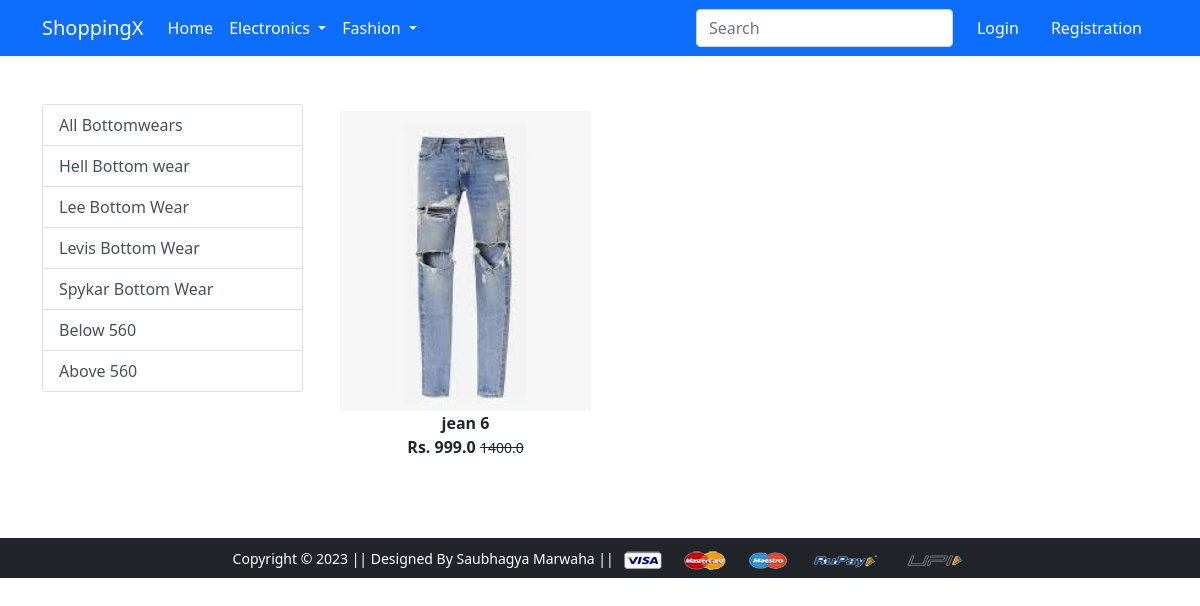
The page /bottomwear/levis on the database as committed earlier.
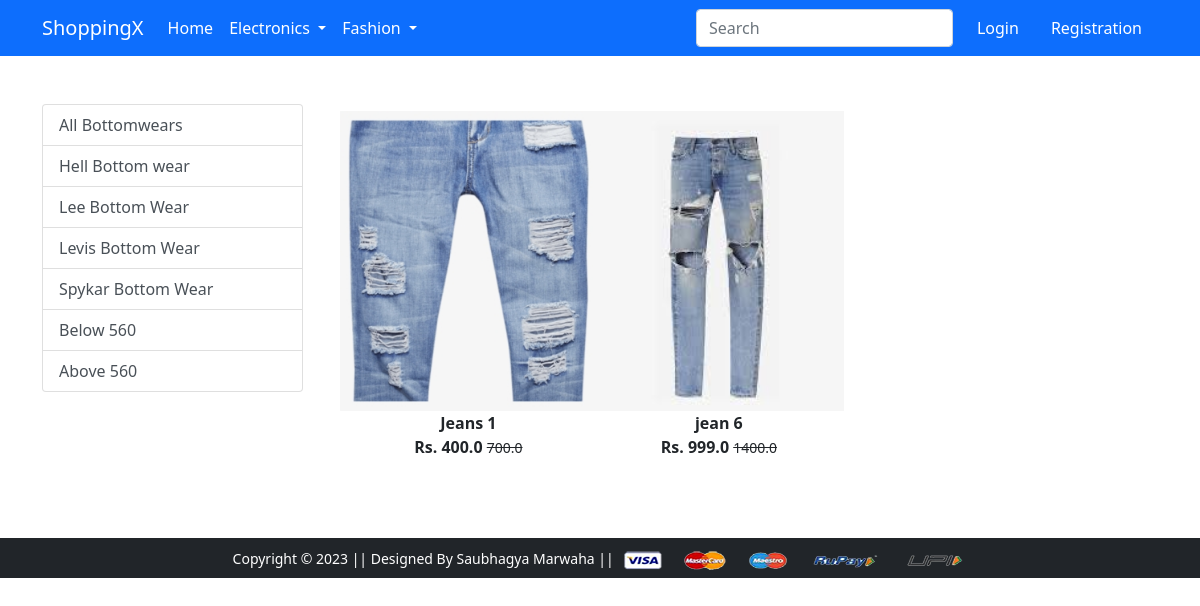
The same page on the database as committed later.
### app/models.py (models this page shows, shortened)
class Product(models.Model):
    title = models.CharField(max_length=100)
    selling_price = models.FloatField()
    discounted_price = models.FloatField()
    description = models.TextField()
    brand = models.CharField(max_length=200)
    category = models.CharField(choices= CATEGORY_CHOICES, max_length=2)
    product_image = models.ImageField(upload_to='productimg')

### app/views.py (the view)
# urls.py: path('bottomwear/', views.bottomwear, name='bottomwear'),
def bottomwear(request, data=None):
 if data == None:
  bottomwears = Product.objects.filter(category='BW')
 elif data == 'levis' or data =='hell' or data =='spykar' or data == 'lee':
  bottomwears = Product.objects.filter(category='BW').filter(brand=data)
 elif data == 'below':
  bottomwears = Product.objects.filter(category='BW').filter(discounted_price__lte=560)
 elif data == 'above':
  bottomwears = Product.objects.filter(category='BW').filter(discounted_price__gt=560)
 return render(request, 'app/bottomwear.html', {'bottomwears':bottomwears})

### app/templates/app/bottomwear.html (shortened to what this page needs)
{% extends 'app/base.html' %}
{% load static %}
{% block main-content %}
<div class="container my-5">
 <div class="row">
  <div class="col-sm-3">
    <div class="list-group">
     <a href="{% url 'bottomwear' %}" class="list-group-item list-group-item-action" aria-current="true">All Bottomwears</a>
     <a href="{% url 'bottomweardata' 'hell'  %}" class="list-group-item list-group-item-action">Hell Bottom wear</a>
        <a href="{% url 'bottomweardata' 'lee'  %}" class="list-group-item list-group-item-action">Lee Bottom Wear</a>
        <a href="{% url 'bottomweardata' 'levis'  %}" class="list-group-item list-group-item-action">Levis Bottom Wear</a>
        <a href="{% url 'bottomweardata' 'spykar'  %}" class="list-group-item list-group-item-action">Spykar Bottom Wear</a>
        <a href="{% url 'bottomweardata' 'below'  %}" class="list-group-item list-group-item-action">Below 560</a>
        <a href="{% url 'bottomweardata' 'above'  %}" class="list-group-item list-group-item-action">Above 560</a>
   </div>
  </div>
<div class="col-sm-8">
    <div class="row">
    {% for product in bottomwears %}
     <div class="col-sm-4 text-center mb-4">
      <a href="{% url 'product-detail' product.id %}" class="btn">
       <div class="item">
        <img src="{{product.product_image.url}}" alt="" height="300" class="">
        <div class="fw-bold">{{product.title}}</div>
        <div class="fw-bold">Rs. {{product.discounted_price}} <small class="fw-light text-decoration-line-through">{{product.selling_price}}</small></div>
       </div>
      </a>
     </div>
    {% endfor %}
   </div>
  </div>
 </div>
</div>
{% endblock main-content %}

Rows that differ between the two databases and show on the page:
now on this page (row edited): Product: product_image (picture), title "Jeans 1", discounted_price "400.0", selling_price "700.0"
